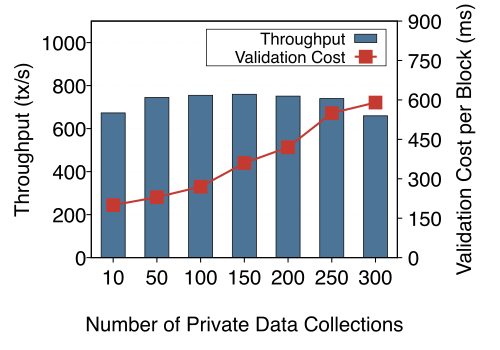

Generate this figure with gnuplot:
# Plot: PDC scalability – throughput and per-block validation cost vs. collection count
set terminal pdfcairo enhanced color font "Times,22" size 5,3.5
set output 'pdc_scalability.pdf'

# ── Styling ──
set style fill solid 0.85 border -1
set boxwidth 0.55 absolute
set grid ytics lt 0 lw 1 lc rgb "#dddddd"
set border 15 lw 1.5
set xrange [-0.5:6.5]
set xtics nomirror out scale 0.6 offset 0,0.3
set ytics nomirror out scale 0.6 offset 1.0,0
set y2tics nomirror out scale 0.6 offset -1.0,0

# ── Margins ──
set bmargin 4.5
set lmargin 8
set rmargin 9

# ── Axes ──
set xlabel "Number of Private Data Collections" offset 0,-0.5
set ylabel "Throughput (tx/s)" offset 1.9,0
set y2label "Validation Cost per Block (ms)" offset -1.5,0

set yrange [0:1100]
set y2range [0:900]

set ytics 200
set y2tics 150

set key top right font "Times,18" spacing 1.1 samplen 1.5 width 0 box lw 1

# ── Plot ──
plot "pdc_scalability.txt" using ($0):2:xticlabels(1) with boxes title "Throughput" lc rgb "#2C5B84", \
     "" using ($0):($4*1000.0) with linespoints title "Validation Cost" lw 3 pt 5 ps 1.4 lc rgb "#C43A31" axes x1y2
